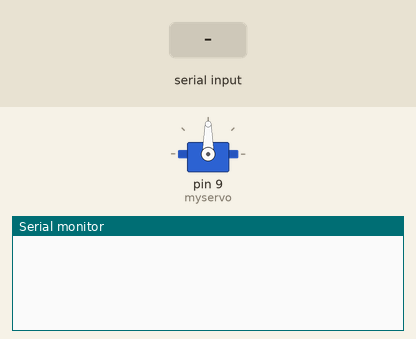
The sketch below on a simulated Arduino Uno, built with avr-gcc and run on an emulated ATmega328P. Parts: servo, the last lines printed to the serial monitor. The test bench sets the inputs (shaded band).

Above: at 1.2 s.
1.3 s: "1\n" received over Serial
At 1.8 s:
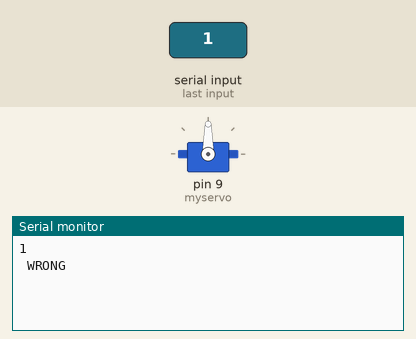
2.9 s: "0\n" received over Serial
At 4.3 s:
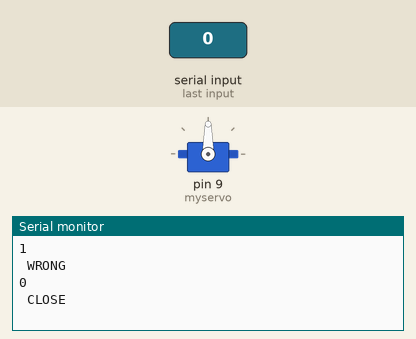

Measured:
- after the input at 1.3 s, the serial monitor: prints a new line at once (image 1)
- after the input at 2.9 s, the serial monitor: prints a new line at once (image 2)

The sketch:

code.ino
```cpp
#include<Servo.h>
Servo myservo;
String data = "";
String password = "aaa\n";

boolean stringComplete = false;

void setup()
{
    Serial.begin(9600);

   data.reserve(50);

  myservo.attach(9);

}

void loop()
{
  serialEvent();

  if (stringComplete)
   {
      Serial.println(data);
      delay(100);

        if(password.compareTo(data) == 0)
    	{
               openDoor();
              Serial.println(" OPEN");
              delay(100);
            }
        else if(data.compareTo("0\n") == 0)
          {
              closeDoor();
              Serial.println(" CLOSE");
              delay(100);
            }
        else if(password.compareTo(data))
            {
              Serial.println(" WRONG");
              delay(100);
            }

             data= "";
       stringComplete = false;
        }
}


void serialEvent()
{
  while (Serial.available())
  {
    char inChar = (char)Serial.read();
    data += inChar;
      if (inChar == '\n') {
      stringComplete = true;
	    return;
    }
  }

}

void openDoor(){
  myservo.write(0);
  delay(100);
}

void closeDoor(){
  myservo.write(90);
  delay(100);
}
```
